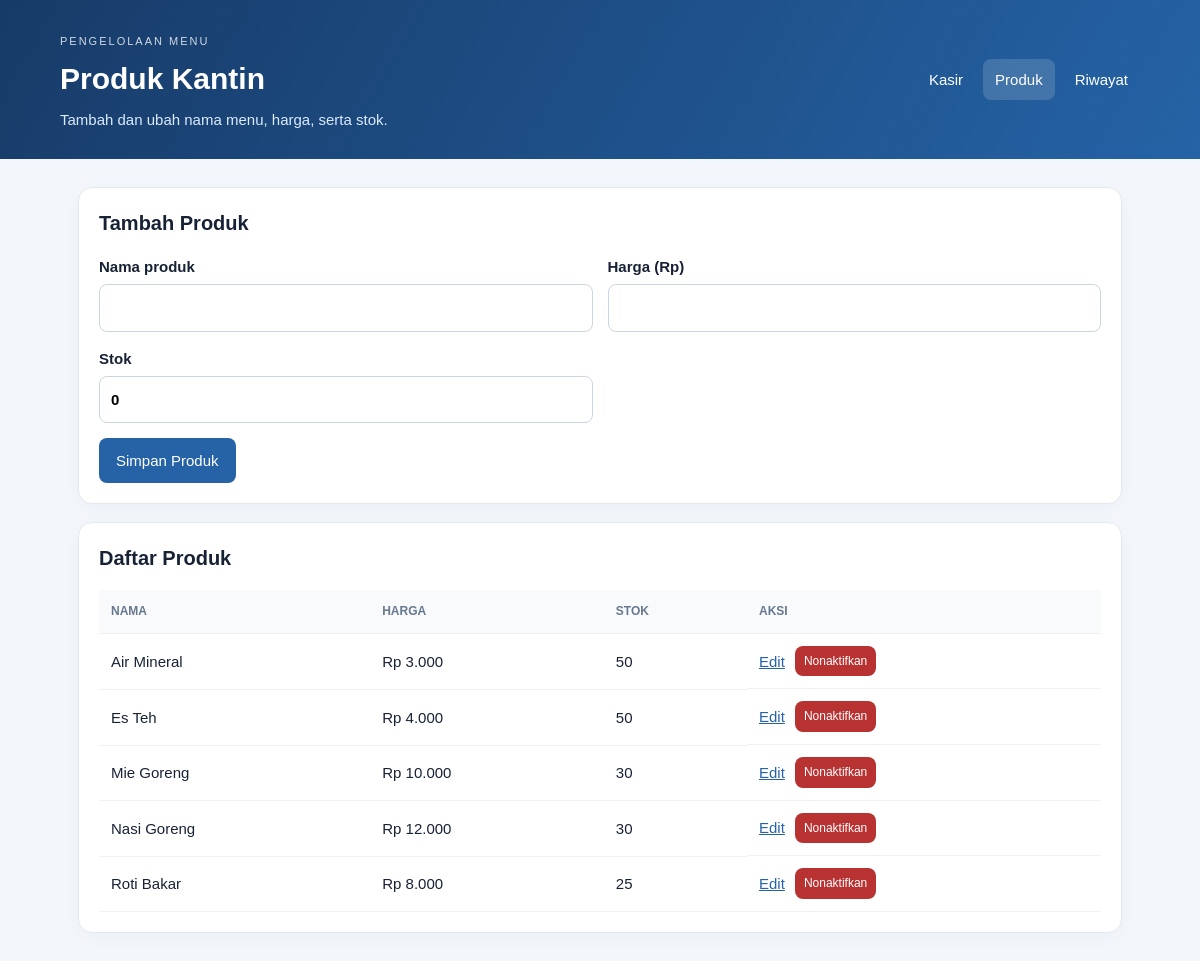
Page /kasir/produk.php on the committed database.
### tables this page shows
CREATE TABLE `produk` (
  `id` int NOT NULL,
  `nama` varchar(100) NOT NULL,
  `harga` decimal(12,2) NOT NULL DEFAULT '0.00',
  `stok` int NOT NULL DEFAULT '0',
  `aktif` tinyint(1) NOT NULL DEFAULT '1',
  `dibuat_pada` timestamp NULL DEFAULT CURRENT_TIMESTAMP
);

### kasir/produk.php (the view, shortened to what this page needs)
<?php
require __DIR__ . '/config/koneksi.php';
$error='';
$edit=null;if(isset($_GET['edit'])){$q=$pdo->prepare("SELECT * FROM produk WHERE id=?");$q->execute([(int)$_GET['edit']]);$edit=$q->fetch();}
$list=$pdo->query("SELECT * FROM produk WHERE aktif=1 ORDER BY nama")->fetchAll();
?>
<!doctype html><html lang="id"><head><meta charset="utf-8"><meta name="viewport" content="width=device-width,initial-scale=1"><title>Produk - Kasir Bu Rina</title><link rel="stylesheet" href="style.css"></head><body>
<header class="top"><div><span class="eyebrow">PENGELOLAAN MENU</span><h1>Produk Kantin</h1><p>Tambah dan ubah nama menu, harga, serta stok.</p></div><nav><a href="index.php">Kasir</a><a class="active" href="produk.php">Produk</a><a href="riwayat.php">Riwayat</a></nav></header>
<main class="wrap"><section class="panel"><h2><?= $edit?'Ubah Produk':'Tambah Produk' ?></h2><?php if($error): ?><p class="error"><?= htmlspecialchars($error) ?></p><?php endif; ?>
<form method="post" class="form-grid"><input type="hidden" name="aksi" value="simpan"><input type="hidden" name="id" value="<?= $edit?(int)$edit['id']:0 ?>">
<label>Nama produk<input name="nama" required value="<?= htmlspecialchars($edit['nama']??'') ?>"></label><label>Harga (Rp)<input type="number" name="harga" min="0" required value="<?= htmlspecialchars($edit['harga']??'') ?>"></label><label>Stok<input type="number" name="stok" min="0" required value="<?= htmlspecialchars($edit['stok']??'0') ?>"></label><div class="full"><button>Simpan Produk</button> <?php if($edit): ?><a class="button secondary" href="produk.php">Batal</a><?php endif; ?></div></form></section>
<section class="panel"><h2>Daftar Produk</h2><div class="table-scroll"><table><thead><tr><th>Nama</th><th>Harga</th><th>Stok</th><th>Aksi</th></tr></thead><tbody><?php foreach($list as $p): ?><tr><td><?= htmlspecialchars($p['nama']) ?></td><td>Rp <?= number_format($p['harga'],0,',','.') ?></td><td><?= $p['stok'] ?></td><td class="actions"><a href="?edit=<?= $p['id'] ?>">Edit</a><form method="post" onsubmit="return confirm('Nonaktifkan produk ini?')"><input type="hidden" name="aksi" value="hapus"><input type="hidden" name="id" value="<?= $p['id'] ?>"><button class="danger small">Nonaktifkan</button></form></td></tr><?php endforeach; ?></tbody></table></div></section></main></body></html>

### kasir/style.css (style rules this page uses)
* { box-sizing:border-box }
body { margin:0;background:#f3f6fb;color:#182235;font:15px/1.55 Arial,sans-serif }
.top { background:linear-gradient(120deg,#173b68,#2563a6);color:white;padding:28px max(22px,calc((100% - 1080px)/2));display:flex;justify-content:space-between;align-items:center;gap:22px;flex-wrap:wrap }
.eyebrow { font-size:11px;letter-spacing:2px;opacity:.8 }
.top h1 { margin:5px 0;font-size:30px }
.top p { margin:0;color:#dbeafe }
.top nav { display:flex;gap:8px;flex-wrap:wrap }
.top nav a { color:white;text-decoration:none;padding:9px 12px;border-radius:8px }
.top nav a:hover,.top nav a.active { background:#ffffff25 }
.wrap { max-width:1080px;margin:28px auto;padding:0 18px }
.stats article,.panel { background:white;border:1px solid #e3e9f2;border-radius:14px;padding:20px;box-shadow:0 5px 20px #18223508 }
.panel { margin-bottom:18px }
.panel h2 { margin:0 0 16px;font-size:20px }
.panel-head a,a { color:#2563a6 }
.form-grid { display:grid;grid-template-columns:repeat(2,minmax(0,1fr));gap:15px }
.form-grid label { display:grid;gap:6px;font-weight:600 }
.form-grid input,.form-grid select { width:100%;padding:11px;border:1px solid #ccd6e3;border-radius:8px;font:inherit;background:#fff }
.full { grid-column:1/-1 }
button,.button { display:inline-block;border:0;border-radius:8px;padding:11px 17px;background:#2563a6;color:#fff;font-weight:700;text-decoration:none;cursor:pointer;font:inherit }
.danger { background:#b83232 }
.small { padding:6px 9px;font-size:12px }
.table-scroll { overflow-x:auto }
table { border-collapse:collapse;width:100%;min-width:560px }
th,td { text-align:left;padding:12px;border-bottom:1px solid #edf0f5 }
th { font-size:12px;text-transform:uppercase;color:#68788e;background:#f8fafc }
.actions { display:flex;gap:10px;align-items:center }
.actions form { margin:0 }

### rows in the picture
produk: nama "Air Mineral", harga "3.000", stok "50"
produk: nama "Es Teh", harga "4.000", stok "50"
produk: nama "Mie Goreng", harga "10.000", stok "30"
produk: nama "Nasi Goreng", harga "12.000", stok "30"
produk: nama "Roti Bakar", harga "8.000", stok "25"
